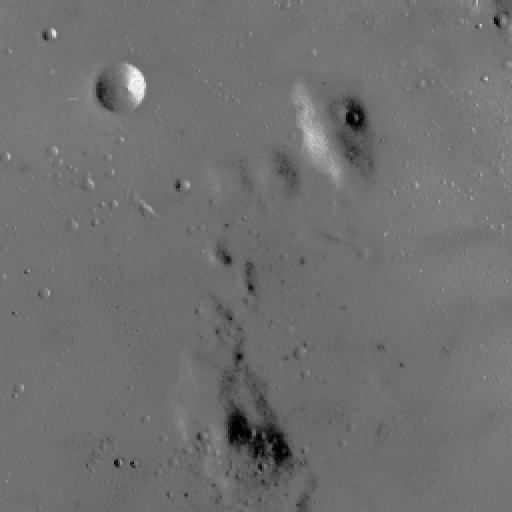
#> input picture images/p4/equalization/input.png, 512 x 512 px
$ python run_4_1_equalisation.py
#> lines starting #> are read from the running program, lines starting #| are printed output that depends on the picture
### code/p4_histogram/starter.py
"""P4 starter. Implement every function marked TODO.

Dataset map (relative to the bundle root):
  4.1  Images/input/P4/equalization/input.png
  4.2  Images/input/P4/matching/{source,reference}.png
       Images/input/P4/specification/source.png
       Images/input/P4/colour_source.png
  4.3  Images/input/P4/local_regions.png
  4.4  Images/input/P4/exposure/ev0.png ... ev4.png
"""
import numpy as np


def hist(img, bins=256):
    return np.bincount(img.ravel(), minlength=bins).astype(np.float64)


def cdf(h):
    """TODO 4.1: normalised cumulative histogram.

    F[v] = (sum_{u<=v} h[u]) / (sum of all h) -- the INCLUSIVE cumulative
    distribution (h[v] itself counts towards F[v]).
    """
    c = np.cumsum(h)
    total = c[-1]
    return c / total if total > 0 else c


def equalise(img):
    """TODO 4.1: CDF-based global equalisation.

    T(v) = round(255 * F(v)), F the normalised inclusive CDF, no CDF_min
    rescaling (per the handout, for consistent marking).
    """
    img = img.astype(np.uint8)
    h = hist(img, 256)
    F = cdf(h)
    lut = np.clip(np.round(255 * F), 0, 255).astype(np.uint8)
    return lut[img]


# [197 lines left out: functions specify, wasserstein1, _tile_bounds, ahe, _clipped_lut, clahe and 2 more, not called in this run]

### code/p4_histogram/run_4_1_equalisation.py
"""4.1 Global equalisation: input.png before/after, histograms and CDFs,
plus the idempotence check and the near-no-op uniform-histogram example.
"""
import sys
from pathlib import Path

import numpy as np
import matplotlib.pyplot as plt
from PIL import Image

sys.path.insert(0, str(Path(__file__).resolve().parent))
from starter import equalise, hist, cdf

ROOT = Path(__file__).resolve().parents[2]
IMG_OUT = ROOT / "Report" / "Images"
IMG_OUT.mkdir(parents=True, exist_ok=True)

img = np.asarray(Image.open(ROOT / "images/p4/equalization/input.png"))
#> img is the input picture: shape (512, 512); min 0, max 255, mean 112.2
eq = equalise(img)
#> in equalise, `h = hist(img, 256)`: h = 256 values, max 23296 at index 115, min 0 at index 1, mean 1024
#> in cdf, `c = np.cumsum(h)`: c = 256 values from 240 to 262144
#> in cdf, `total = c[-1]`: total = 262144
#> in equalise, `F = cdf(h)`: F = 256 values from 0.000916 to 1
#> in equalise, `lut = np.clip(np.round(255 * F), 0, 255).astype(np.uint8)`: lut = 256 values from 0 to 255
#> in equalise, `return lut[img]`:
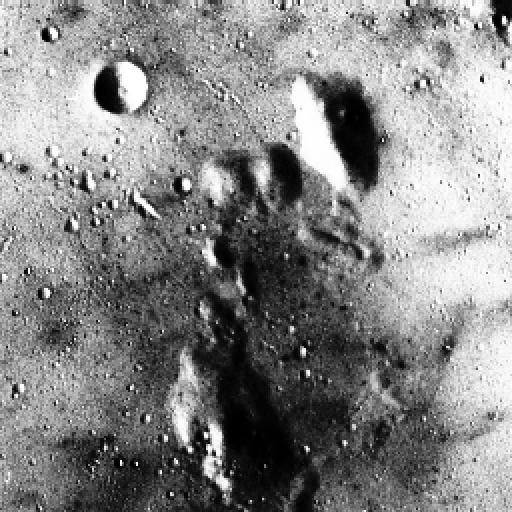
#> returned value: shape (512, 512); min 0, max 255, mean 133.9

h_before = hist(img)
#> h_before has the same summary as h in equalise
h_after = hist(eq)
#> h_after = 256 values, max 23296 at index 174, min 0 at index 16, mean 1024
F_before = cdf(h_before)
#> F_before = 256 values from 0.000916 to 1
F_after = cdf(h_after)
#> F_after = 256 values from 0.00191 to 1

fig, axes = plt.subplots(2, 3, figsize=(15, 9))
axes[0, 0].imshow(img, cmap="gray")
axes[0, 0].set_title("Before")
axes[0, 0].set_xticks([]); axes[0, 0].set_yticks([])
axes[0, 1].bar(range(256), h_before, width=1.0, color="steelblue")
axes[0, 1].set_title("Histogram before")
axes[0, 2].plot(F_before, color="steelblue")
axes[0, 2].set_title("CDF before")
axes[0, 2].set_ylim(0, 1.02)

axes[1, 0].imshow(eq, cmap="gray")
axes[1, 0].set_title("After equalisation")
axes[1, 0].set_xticks([]); axes[1, 0].set_yticks([])
axes[1, 1].bar(range(256), h_after, width=1.0, color="indianred")
axes[1, 1].set_title("Histogram after")
axes[1, 2].plot(F_after, color="indianred")
axes[1, 2].set_title("CDF after")
axes[1, 2].set_ylim(0, 1.02)

for ax in (axes[0, 1], axes[1, 1]):
    ax.set_xlabel("level")
    ax.set_ylabel("pixel count")
for ax in (axes[0, 2], axes[1, 2]):
    ax.set_xlabel("level")
    ax.set_ylabel("F(v)")

fig.tight_layout()
fig.savefig(IMG_OUT / "p4_4_1_before_after.png", dpi=150)
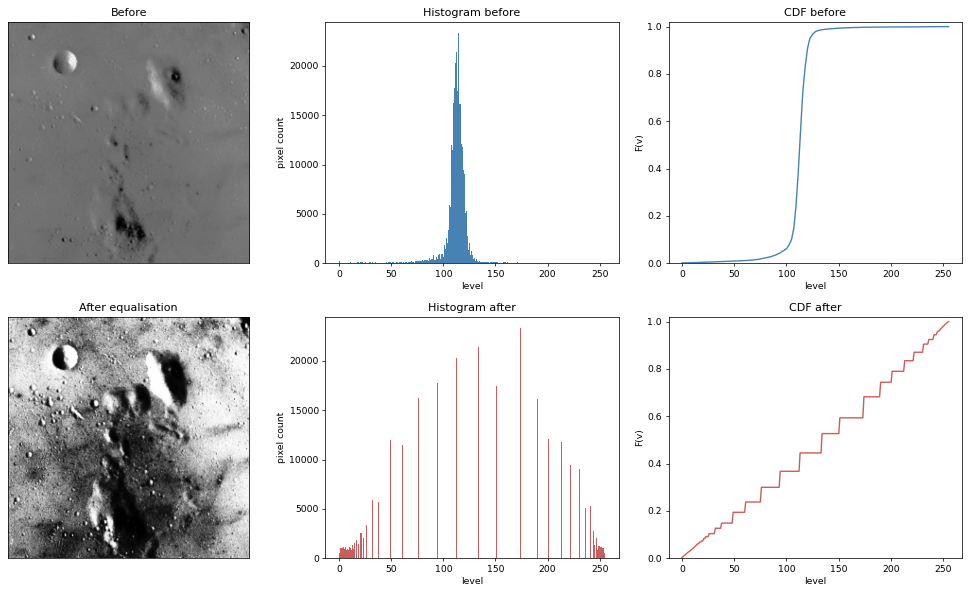
#> figure drawn by matplotlib, 6 panels; panel 2: tallest bar 23296 high, from x = 114.5 to 115.5; panel 3: curve peaks at x = 255, y = 1; panel 5: tallest bar 23296 high, from x = 173.5 to 174.5; panel 6: curve peaks at x = 255, y = 1
plt.close(fig)

# --- idempotence check (numerical confirmation of the proof) -----------
once = equalise(img)
twice = equalise(once)
print("idempotence: max|equalise(equalise(I)) - equalise(I)| =",
      np.abs(once.astype(int) - twice.astype(int)).max())
#| idempotence: max|equalise(equalise(I)) - equalise(I)| = 0
print("identical:", np.array_equal(once, twice))
#| identical: True

# --- (c) near-no-op example: exactly uniform histogram -------------------
rng = np.random.default_rng(0)
side = 256
counts_per_level = (side * side) // 256
flat = np.repeat(np.arange(256, dtype=np.uint8), counts_per_level)
rng.shuffle(flat)
uniform_img = flat.reshape(side, side)
uniform_eq = equalise(uniform_img)
diff = np.abs(uniform_img.astype(int) - uniform_eq.astype(int))
print(f"\nuniform-histogram image: max|diff|={diff.max()} mean|diff|={diff.mean():.4f} "
      f"(pure rounding, no perceptible change)")

fig, axes = plt.subplots(1, 3, figsize=(13, 4.5))
axes[0].imshow(uniform_img, cmap="gray")
axes[0].set_title("Constructed uniform-histogram image")
axes[1].bar(range(256), hist(uniform_img), width=1.0, color="steelblue")
axes[1].set_title("Histogram (exactly uniform)")
axes[1].set_xlabel("level"); axes[1].set_ylabel("pixel count")
axes[2].imshow(np.abs(uniform_img.astype(int) - uniform_eq.astype(int)).astype(np.uint8),
               cmap="gray", vmin=0, vmax=1)
axes[2].set_title(f"|equalise(I) - I| (max={diff.max()}, mean={diff.mean():.3f})")
axes[0].set_xticks([]); axes[0].set_yticks([])
axes[2].set_xticks([]); axes[2].set_yticks([])
fig.tight_layout()
fig.savefig(IMG_OUT / "p4_4_1_near_noop.png", dpi=150)
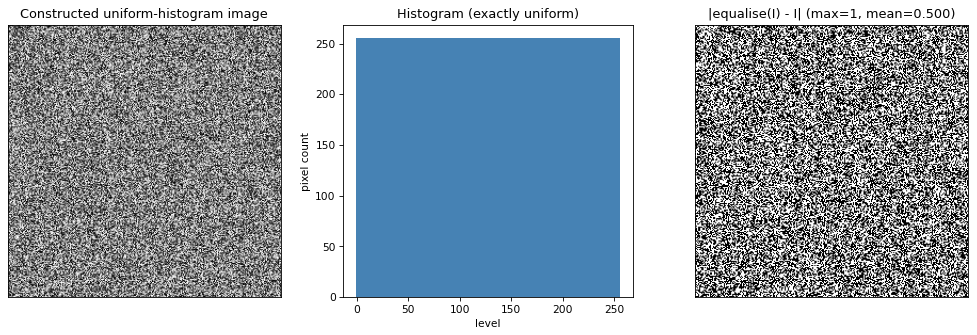
#> figure drawn by matplotlib, 3 panels
plt.close(fig)

print(f"\nSaved before/after and near-no-op figures to {IMG_OUT}")
